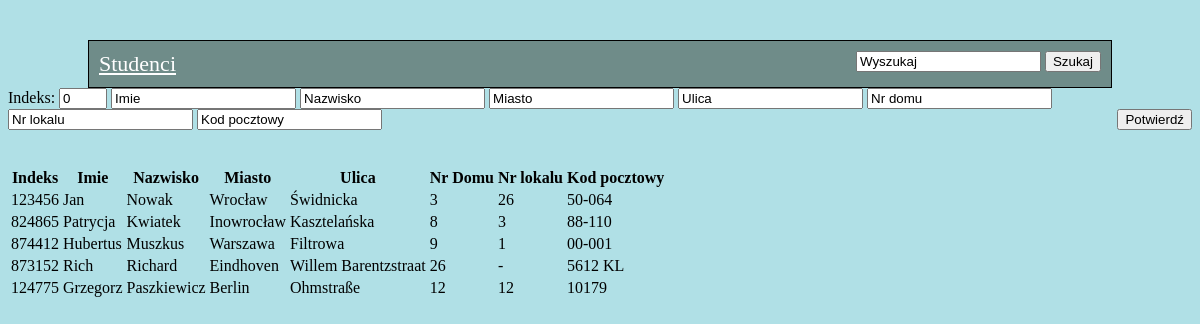
Page /projekt/index.php on the committed database.
### tables this page shows
CREATE TABLE studenci (
id_student INT(10) NOT NULL AUTO_INCREMENT,
login VARCHAR(30) NOT NULL UNIQUE,
haslo VARCHAR(40) NOT NULL,
indeks INT(6) DEFAULT NULL,
imie VARCHAR(20) DEFAULT NULL,
nazwisko VARCHAR(30) DEFAULT NULL,
miasto VARCHAR(20) DEFAULT NULL,
ulica VARCHAR(30) DEFAULT NULL,
nr_domu VARCHAR(10) DEFAULT NULL,
nr_lokalu VARCHAR(10) DEFAULT NULL,
kod_pocztowy VARCHAR(10) DEFAULT NULL,
PRIMARY KEY (id_student)
);

### projekt/index.php (the view, shortened to what this page needs)
<?php
include 'widok.php';
?>
<div id="nowy_student">
	<form action="nowy_student.php" method="POST">
		Indeks: <input type="number" name="indeks" min="0" style="width: 40px;" value="0">
		<input type="text" name="imie" value="Imie">
		<input type="text" name="nazwisko" value="Nazwisko">
		<input type="text" name="miasto" value="Miasto">
		<input type="text" name="ulica" value="Ulica">
		<input type="text" name="nr_domu" value="Nr domu">
		<input type="text" name="nr_lokalu" value="Nr lokalu">
		<input type="text" name="kod_pocztowy" value="Kod pocztowy">
		<input type="submit" value="Potwierdź" style="float: right">
	</form>
</div>
<?php
$link = new mysqli("localhost", "root", "", "biblioteka");
$q = "SELECT indeks, imie,nazwisko,miasto,ulica,nr_domu,nr_lokalu,kod_pocztowy FROM studenci";
$result = mysqli_query($link, $q) or die($link->error);
?>
<div>
	<table>
		<thead>
			<tr>
				<th>Indeks</th>
				<th>Imie</th>
				<th>Nazwisko</th>
				<th>Miasto</th>
				<th>Ulica</th>
				<th>Nr Domu</th>
				<th>Nr lokalu</th>
				<th>Kod pocztowy</th>
			</tr>
		</thead>
		<?php
			while ($row = $result->fetch_assoc()): ?>
		<tr>
			<td><?php echo $row['indeks']; ?></td>
			<td><?php echo $row['imie']; ?></td>
			<td><?php echo $row['nazwisko']; ?></td>
			<td><?php echo $row['miasto']; ?></td>
			<td><?php echo $row['ulica']; ?></td>
			<td><?php echo $row['nr_domu']; ?></td>
			<td><?php echo $row['nr_lokalu']; ?></td>
			<td><?php echo $row['kod_pocztowy']; ?></td>
		</tr>
		<?php endwhile; ?>
	</table>
</div>

### projekt/widok.php (shortened to what this page needs)
<!DOCTYPE html>
<html lang="pl"><head>
<link rel="stylesheet" href="style.css" type="text/css">
</head>
<body>
<div id="studentsearch">
	<a href="index.php"> Studenci </a>
	<form action="#">
		<input type="text" name="search" value="Wyszukaj">
		<input type="submit" value="Szukaj">
	</form>
</div>
</body>
</html>

### projekt/style.css (style rules this page uses)
body { background-color: powderblue; }
#studentsearch { margin-top: 40px; margin-left: 80px; margin-right: 80px; padding: 10px; border: 1px solid black; display: flex; justify-content: space-between; background: #6f8c89; }
a { color: white; font-size: 22px; }
form { display: inline; }

### rows in the picture
studenci: indeks "123456", imie "Jan", nazwisko "Nowak", miasto "Wrocław", ulica "Świdnicka", nr_domu "3", nr_lokalu "26", kod_pocztowy "50-064"
studenci: indeks "824865", imie "Patrycja", nazwisko "Kwiatek", miasto "Inowrocław", ulica "Kasztelańska", nr_domu "8", nr_lokalu "3", kod_pocztowy "88-110"
studenci: indeks "874412", imie "Hubertus", nazwisko "Muszkus", miasto "Warszawa", ulica "Filtrowa", nr_domu "9", nr_lokalu "1", kod_pocztowy "00-001"
studenci: indeks "873152", imie "Rich", nazwisko "Richard", miasto "Eindhoven", ulica "Willem Barentzstraat", nr_domu "26", nr_lokalu "-", kod_pocztowy "5612 KL"
studenci: indeks "124775", imie "Grzegorz", nazwisko "Paszkiewicz", miasto "Berlin", ulica "Ohmstraße", nr_domu "12", nr_lokalu "12", kod_pocztowy "10179"
